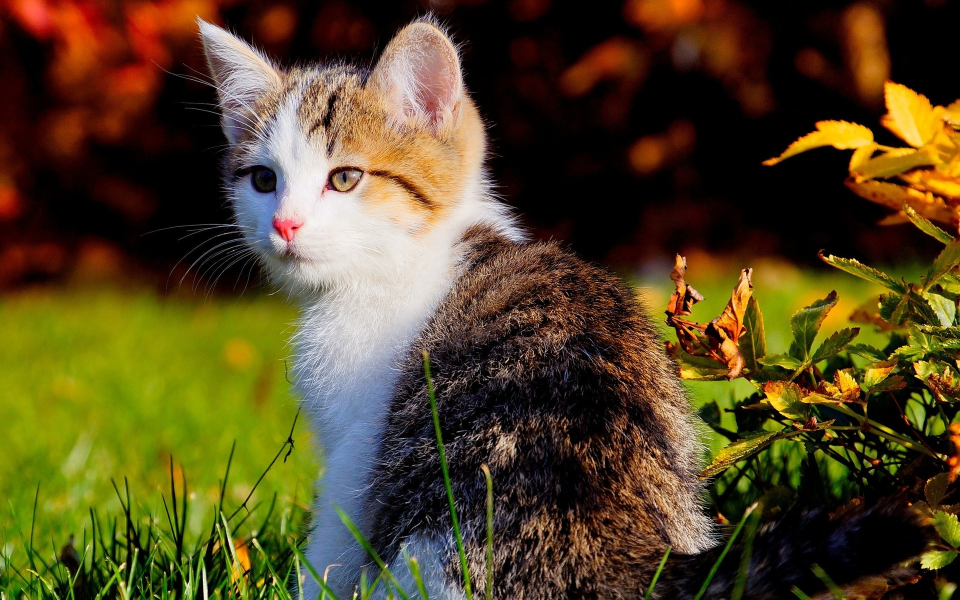
#> input picture cats/cat1.jpg, 1920 x 1200 px (shown at 1/2 size)
$ python face_detection.py
#> lines starting #> are read from the running program, lines starting #| are printed output that depends on the picture; after the words box and inside, x2 and y2 are one past the last pixel; in counts of white or black regions, pixels touching at a corner belong together
#> further down, img is the input picture: shape (1200, 1920, 3); mean B, G, R 36.2, 70.9, 85.3
### myfunc.py
import cv2 as cv

# resize image frames
def resizeFrame(frame, scale=0.75):
#> called with scale = 0.4
    height = int(frame.shape[0] * scale)
#> height = 480
    width = int(frame.shape[1] * scale)
#> width = 768
    # height = 400
    # width = 500
    dimentions = (width, height)
#> dimentions = (768, 480)
    return cv.resize(frame, dimentions, interpolation=cv.INTER_AREA)
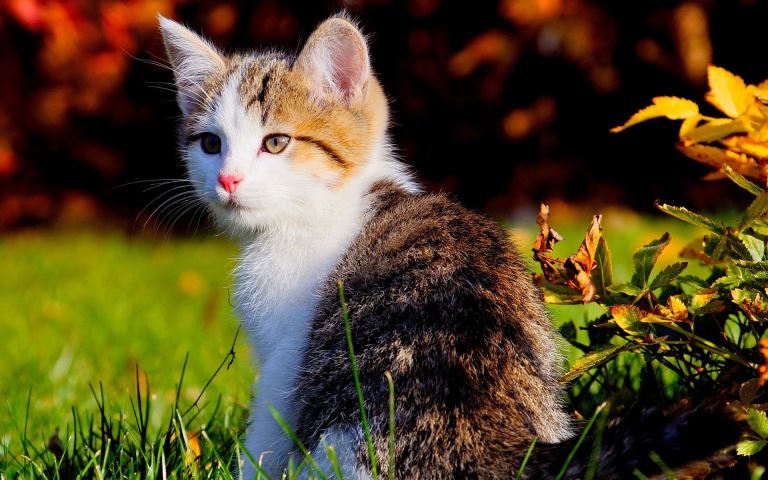
#> returned value: shape (480, 768, 3); mean of channels 0, 1, 2 36.2, 70.9, 85.3; drawn as B, G, R

# put size of the image on the upper left corner
def putSize(frame):
    text = str(frame.shape[0]) + " X " + str(frame.shape[1])
#> text = '480 X 768'
    cv.putText(frame, text, (50,50), cv.FONT_HERSHEY_DUPLEX, 1.5, (0,0,255), thickness=2)
    return frame

### face_detection.py
import cv2 as cv
import numpy as np
import matplotlib.pylab as lpt
from myfunc import resizeFrame
from myfunc import putSize

# read image
img = cv.imread("cats/cat1.jpg")
img = resizeFrame(img, .4)
img = putSize(img)
# cv.imshow("img", img)

# grey
grey = cv.cvtColor(img, cv.COLOR_BGR2GRAY)
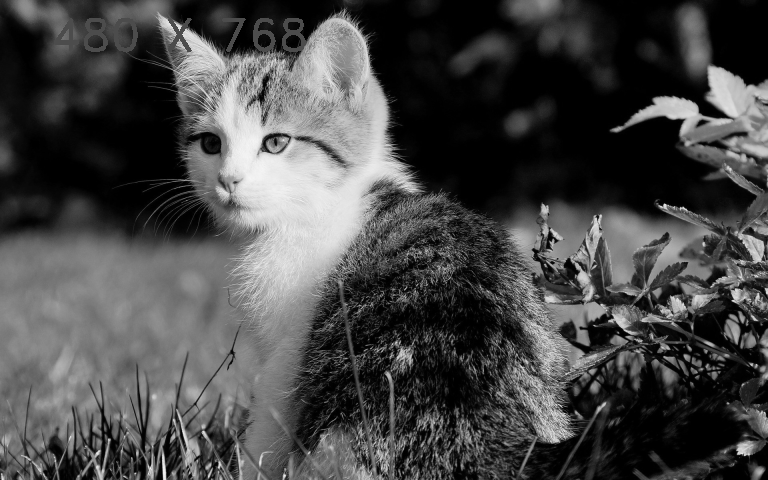
#> grey: shape (480, 768); min 0, max 245, mean 71.4
# cv.imshow("grey", grey)

# impoting harr_cascade face detection file in a variable
harr_cascade = cv.CascadeClassifier("models/harr_face.xml")


# thix will return a list of rectangular coordinates of the box inside which the face is
face_rect = harr_cascade.detectMultiScale(grey, scaleFactor=1.1, minNeighbors=3)
#> face_rect = [[167, 93, 139, 139]]
# fece_rect has the touple as it is (upper_left_corner_x, upper_left_corner_y, width, height)

print("number of faces in the image detected is " + str(len(face_rect)))
#| number of faces in the image detected is 1


# now drawing the recatngle over the original image
for (x, y, w, h) in face_rect:
    cv.rectangle(img, (x,y), (x+w, y+h), (0,255,0), thickness=2)
#> this loop made 1 pass
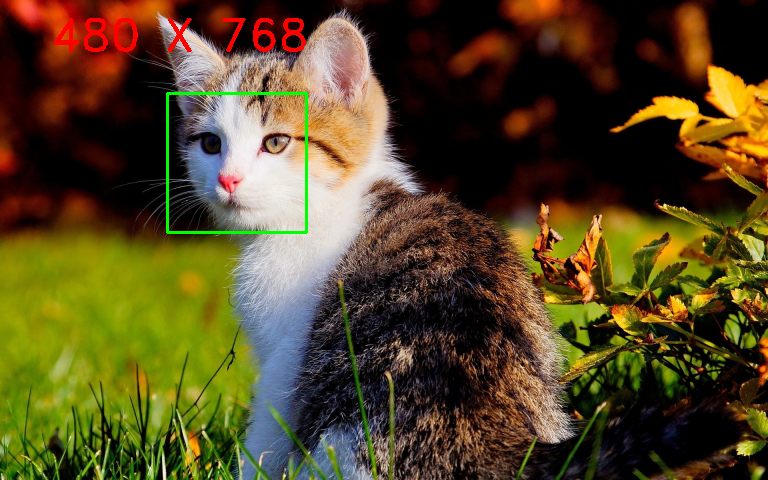
#> img: shape (480, 768, 3); mean B, G, R 35.7, 71.3, 85.8


# cv.imshow("face_detected", img)


# live video face detection

capture = cv.VideoCapture(0)

while True:

    isTrue, frame = capture.read()
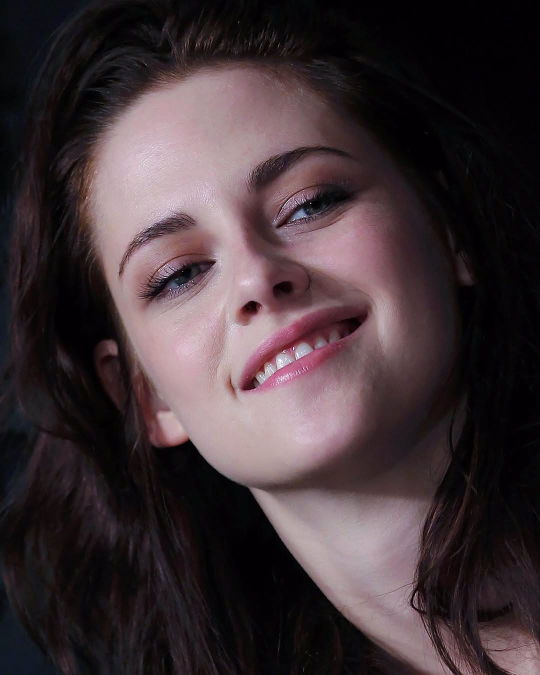
#> input picture images/kristen1.jpg, 1080 x 1350 px, given in place of the camera (shown at 1/2 size)
#> frame is the input picture: shape (1350, 1080, 3); mean B, G, R 55.5, 51.7, 64.8

    # frame_grey = cv.cvtColor(frame, cv.COLOR_BGR2GRAY)
    face_mat = harr_cascade.detectMultiScale(frame, scaleFactor=1.1, minNeighbors=3)
#> face_mat = [[88, 142, 791, 791]]

    for (x, y, w, h) in face_mat:
        cv.rectangle(frame, (x,y), (x+w, y+h), (0,255,0), thickness=2)
#> this loop made 1 pass
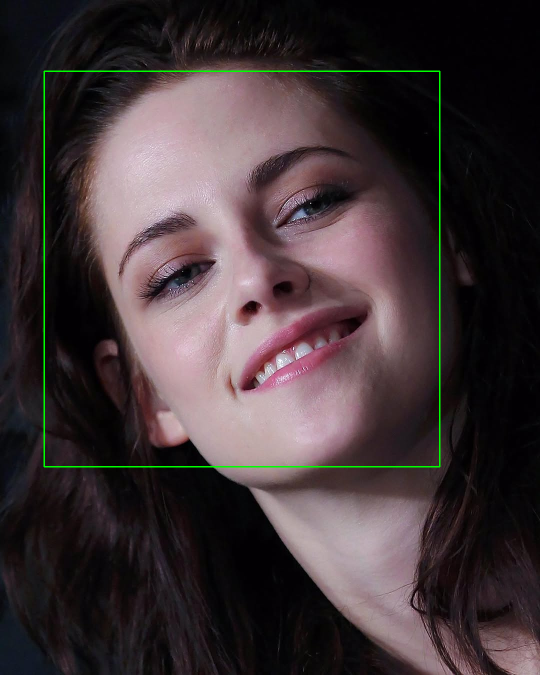
#> frame: shape (1350, 1080, 3) (shown at 1/2 size); 0.65% of pixels changed, all inside (x1, y1, x2, y2) = (87, 141, 881, 935)

    cv.imshow("video", frame)

    if cv.waitKey(1) & 0xFF == ord('q'):
#> (key q is pressed here)
        break

capture.release()
cv.destroyAllWindows()

cv.waitKey(0)
